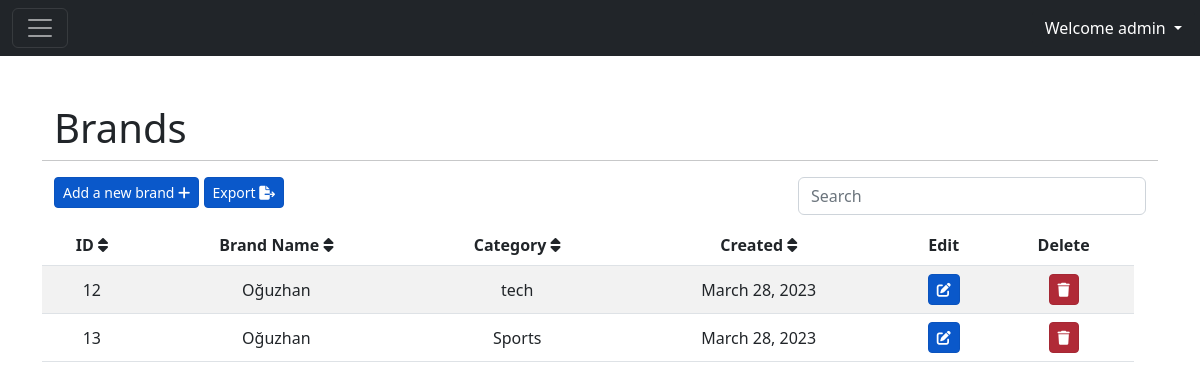
The page /brands/ (signed in) on the database its author committed.
### brand/models.py (models this page shows, shortened)
class Brand(models.Model):
    name = models.CharField(max_length=100)
    category = models.CharField(max_length=100)
    created = models.DateField(auto_now_add=True)

### brand/views.py (the view)
# urls.py: path('brands/', views.BrandListView.as_view(), name='brands.list'),
class BrandListView(LoginRequiredMixin, ListView):
    model = Brand
    template_name = 'table_template.html'
    context_object_name = 'table_data'
    extra_context = {
        'header_data': [
            {'id': 'id', 'header': 'ID'},
            {'id': 'name', 'header': 'Brand Name'},
            {'id': 'category', 'header': 'Category'},
            {'id': 'created', 'header': 'Created'}
        ],
        'title': 'Brands',
        'create_path': 'create/',
        'update_path': 'update/',
        'delete_action': 'brand',
        'not_found_text': 'No brands found!',
        'add_new_text': 'Add a new brand'
    }
    login_url = settings.LOGIN_URL
    def get_queryset(self):
        query, order_by, value = queryParser.queryParser(self, 'name')
        if query and query != '':
            return Brand.objects.filter(name__icontains=query).order_by(order_by) or Brand.objects.filter(
                category__icontains=query).order_by(order_by) or Brand.objects.filter(
                created__icontains=query).order_by(order_by)
        return Brand.objects.all().order_by(order_by)

### utils/queryParser.py (called while the page is built)
def queryParser(self, default):
    query = self.request.GET.get('query')
    order_by = self.request.GET.get('order_by')
    value = self.request.GET.get('value')
    if order_by is None or order_by == '':
        order_by = default
    if value is None or value == '':
        value = 'asc'
    if value == 'desc':
        order_by = '-' + order_by
    return query, order_by, value

### static/templates/table_template.html (shortened to what this page needs)
{% extends "base.html" %}
{% load static %}
{% block content %}
    <div class="container">
        <div class="row">
            <div class="col-12" style="text-align: left">
                <h1>{{ title }}</h1>
            </div>
            <hr/>
        </div>
        <div class="row">
            <div class="col-8" style="text-align: left">
                <a href="{{ request.path }}{{ create_path }}" class="btn btn-primary btn-sm active" role="button"
                   aria-pressed="true">{{ add_new_text }}
                    <i class="fas fa-plus"></i>
                </a>
                <a onclick="exportTable()" class="btn btn-primary btn-sm active"
                   role="button"
                   aria-pressed="true">Export
                    <i class="fas fa-file-export"></i>
                </a>
            </div>
            <div class="col-4" style="text-align: right">
                <form method="get">
                    <input type="search" class="form-control rounded" placeholder="Search" aria-label="Search"
                           aria-describedby="search-addon" name="query"/>
                </form>
            </div>
        </div>
        <div class="row">
            <div class="row table-responsive" style="margin-top: 10px">
                <table class="table table-striped" id="tableToExport">
                    <thead>
                    <tr>
                        {% for data in header_data %}
                            <th scope="col">{{ data.header }}&nbsp;<i
                                    style="cursor:pointer;display: {% if table_data|length <= 1 %} none {% else %} inline-block{% endif %}"
                                    onclick="sort(this, {{ table_data|length }})"
                                    id="{{ data.id }}"
                                    class="fa fa-sort"></i>
                            </th>
                        {% endfor %}
                        <th scope="col">Edit</th>
                        <th scope="col">Delete</th>
                    </tr>
                    </thead>
                    <tbody>
                    {% for data in table_data.values %}
                        <tr>
                            {% for value in data.values %}
                                <td class="align-middle">{{ value }} </td>
                            {% endfor %}
                            <td class="align-middle">
                                <a href="{{ request.path }}{{ data.id }}/{{ update_path }}"
                                   class="btn btn-primary btn-sm active"
                                   role="button"><i
                                        class="fas fa-edit"></i></a>
                            </td>
                            <td class="align-middle">
                                <form> {% csrf_token %}
                                    <a class="btn btn-danger btn-sm active" role="button"
                                       onclick="deleteAction('{{ delete_action }}' ,{{ data.id }})"><i
                                            class="fas fa-trash"></i></a>
                                </form>
                            </td>
                        </tr>
                    {% empty %}
                        <tr>
                            <td colspan="7" style="text-align: center">{{ not_found_text }}</td>
                        </tr>
                    {% endfor %}
                    </tbody>
                </table>
            </div>
        </div>
    </div>
{% endblock %}

### static/templates/base.html (shortened to what this page needs)
{% load static %}
<!doctype html>
<html>
<head>
    <link rel="stylesheet" href="{% static 'css/style.css' %}">
    <link rel="stylesheet" href="https://cdn.jsdelivr.net/npm/bootstrap@5.2.3/dist/css/bootstrap.min.css"
>
    <link rel="stylesheet" href="https://use.fontawesome.com/releases/v5.15.4/css/fontawesome.css"
/>
    <link rel="stylesheet" href="https://cdn.jsdelivr.net/npm/sweetalert2@11.7.3/dist/sweetalert2.min.css">
    <link rel="stylesheet" href="https://cdnjs.cloudflare.com/ajax/libs/font-awesome/6.3.0/css/all.min.css">
</head>
<body>
<nav class="navbar navbar-dark bg-dark">
    {% if user.is_authenticated %}
        <div class="col-md-6">
            <div class="container-fluid">
                <button class="navbar-toggler" type="button" data-bs-toggle="collapse"
                        data-bs-target="#navbarToggleExternalContent" aria-controls="navbarToggleExternalContent"
                        aria-expanded="false" aria-label="Toggle navigation">
                    <span class="navbar-toggler-icon"></span>
                </button>
            </div>
        </div>
    {% else %}
        <div class="col-md-6"></div>
    {% endif %}
    <div class="col-md-6">
        <div class="d-flex justify-content-end" style="margin-right: 5px">
            {% if user.is_authenticated %}
                <div class="dropdown">
                    <button class="btn btn-dark dropdown-toggle" type="button" id="dropdownMenuButton"
                            data-bs-toggle="dropdown" aria-expanded="false">
                        Welcome {{ user.username }}
                    </button>
                </div>
            {% endif %}
        </div>
    </div>
</nav>
<div class="my-5 text-center container">
    {% block content %}
    {% endblock %}
</div>
</body>
</html>

### rows shown on the page
Brand: values "12" "Oğuzhan" "tech" "March 28, 2023"
Brand: values "13" "Oğuzhan" "Sports" "March 28, 2023"

### other values the page prints
{{ user.username }} "admin"
{{ title }} "Brands"
{{ add_new_text }} "Add a new brand"
{{ data.header }} "ID" "Brand Name" "Category" "Created"
